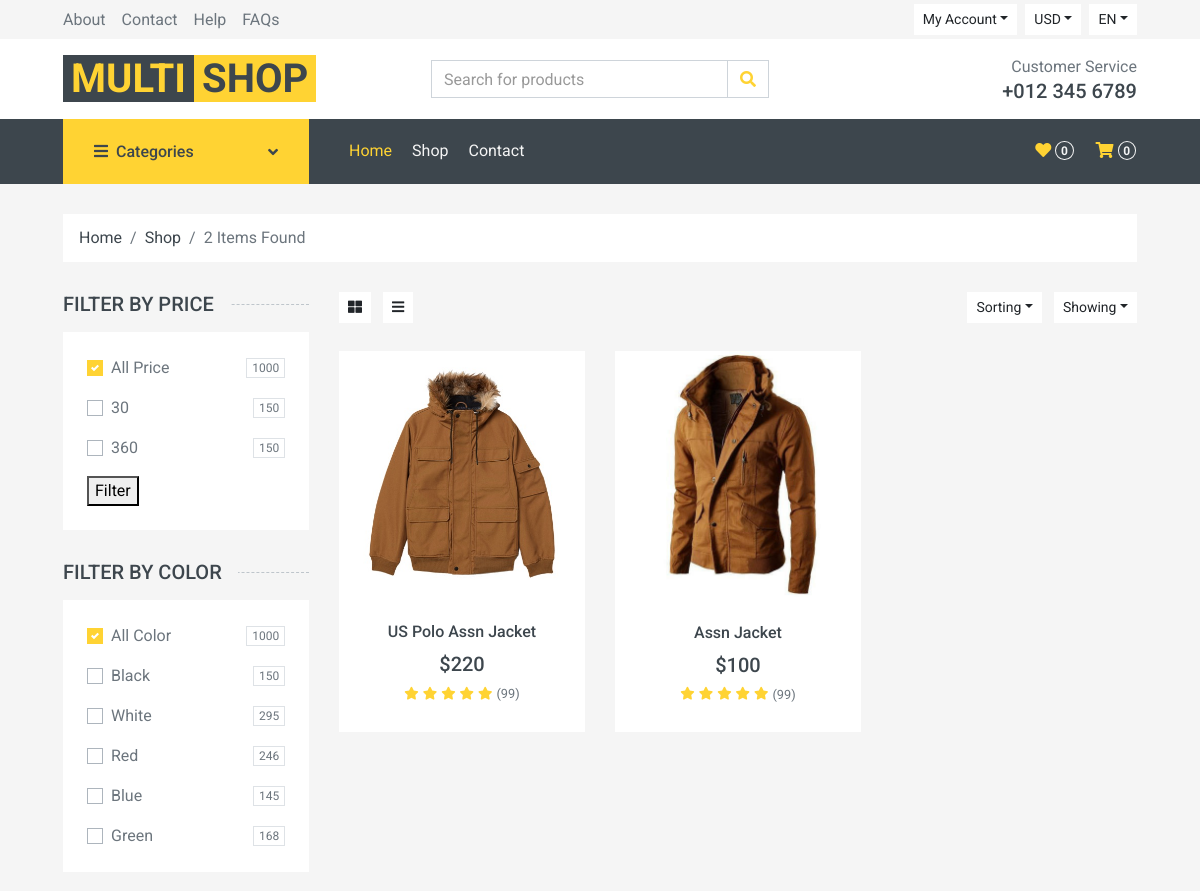
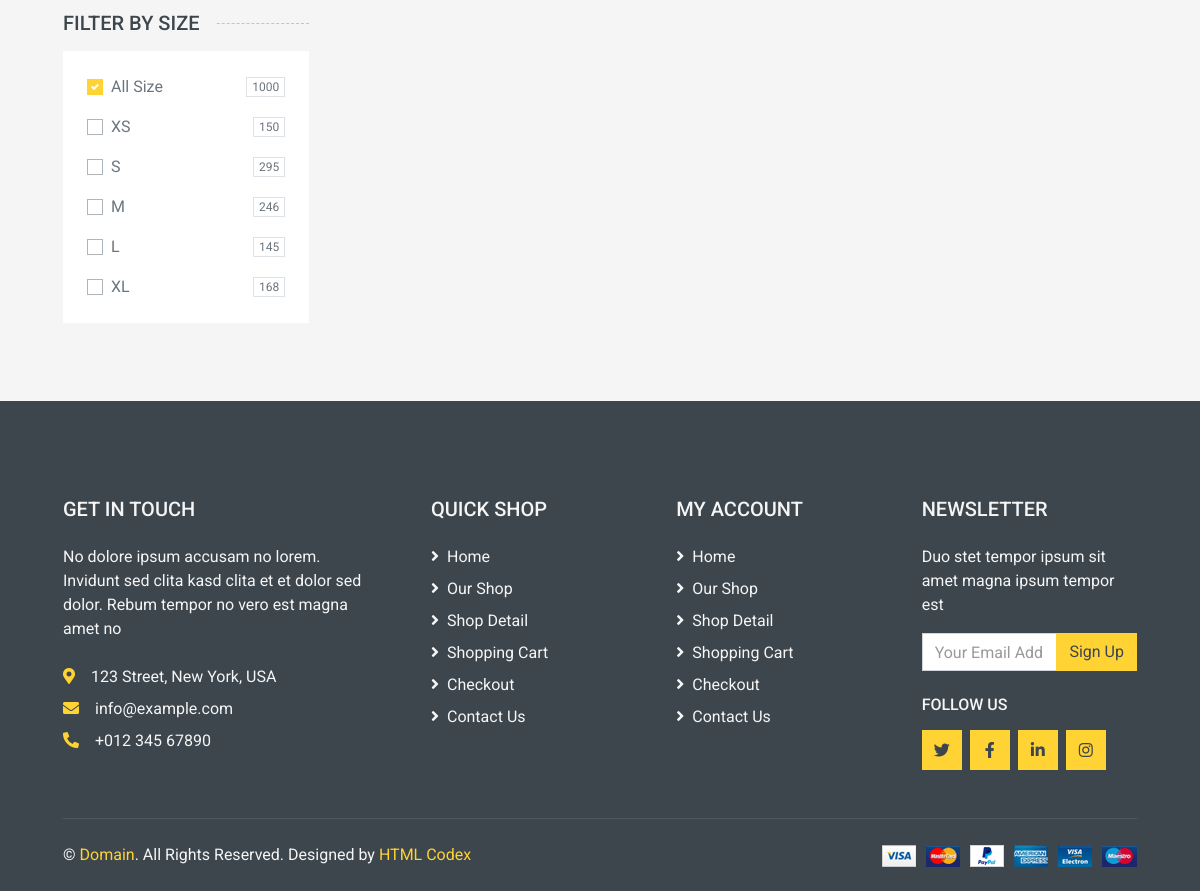
The page /store/jacket/ on the database its author committed (2 pictures, top to bottom).
### store/models.py (models this page shows, shortened)
class Product(models.Model):
    product_name = models.CharField(max_length=200,unique=True)
    slug = models.SlugField(max_length=200,unique=True,blank=True,null=True)
    description = models.TextField()
    price = models.IntegerField()
    image = models.ImageField(upload_to=image_upload, height_field=None, width_field=None, max_length=None)
    stock = models.IntegerField(default=1)
    is_available = models.BooleanField(default=True)
    category = models.ForeignKey(Category, on_delete=models.CASCADE)
    created_at = models.DateTimeField(auto_now_add=True,)
    modified_at = models.DateTimeField( auto_now=True)
    class Meta:
        verbose_name = ("Product")
        verbose_name_plural = ("Products")
    def get_url(self):
        return reverse('store:product_detail',args=[self.category.slug,self.slug])
    def __str__(self):
        return self.product_name

### store/views.py (the view)
# urls.py: path('store/',include('store.urls',namespace='store')),
def store(request,slug=None):
    price_min = Product.objects.all().aggregate(Min('price'))
    price_max = Product.objects.all().aggregate(Max('price'))
    if slug !=None:
        category = get_object_or_404(Category,slug=slug)
        products = Product.objects.filter(category=category,is_available=True)
        products_count = products.count()
    else:
        products = Product.objects.all().filter(is_available=True)
        products_count = products.count()
    paginator = Paginator(products,6)
    page_number = request.GET.get("page")
    page_obj = paginator.get_page(page_number)
    print(price_min)
    print(price_max)
    context = {
        'products' : page_obj,
        'price_min' : price_min,
        'price_max' : price_max,
        'products_count' : products_count,
    }
    return render(request,'store/store.html',context)

### category/context_processors.py (called while the page is built)
def category_link(request):
    categories= Category.objects.all()
    return {'categories':categories}

### category/models.py (called while the page is built)
    def get_url(self):
        return reverse('store:category_slug',args=[self.slug])

    def __str__(self):
        return self.category_name

### templates/store/store.html (shortened to what this page needs)
{% extends "base.html" %}
{% block body %}
    <div class="container-fluid">
        <div class="row px-xl-5">
            <div class="col-12">
                <nav class="breadcrumb bg-light mb-30">
                    <a class="breadcrumb-item text-dark" href="#">Home</a>
                    <a class="breadcrumb-item text-dark" href="#">Shop</a>
                    <span class="breadcrumb-item active">{{products_count}} Items Found</span>
                </nav>
            </div>
        </div>
    </div>
    <div class="container-fluid">
        <div class="row px-xl-5">
            <div class="col-lg-3 col-md-4">
                <h5 class="section-title position-relative text-uppercase mb-3"><span class="bg-secondary pr-3">Filter by price</span></h5>
                <div class="bg-light p-4 mb-30">
                    <form method="get">
                        <div class="custom-control custom-checkbox d-flex align-items-center justify-content-between mb-3">
                            <label class="custom-control-label" for="price-all">All Price</label>
                            <span class="badge border font-weight-normal">1000</span>
                        </div>
                        <div class="custom-control custom-checkbox d-flex align-items-center justify-content-between mb-3">
                            <label class="custom-control-label" for="price-1">{{price_min.price__min}}</label>
                            <span class="badge border font-weight-normal">150</span>
                        </div>
                        <div class="custom-control custom-checkbox d-flex align-items-center justify-content-between mb-3">
                            <label class="custom-control-label" for="price-1">{{price_max.price__max}}</label>
                            <span class="badge border font-weight-normal">150</span>
                        </div>
                        <button type="submit">Filter</button>
                    </form>
                </div>
                <h5 class="section-title position-relative text-uppercase mb-3"><span class="bg-secondary pr-3">Filter by color</span></h5>
                <div class="bg-light p-4 mb-30">
                    <form>
                        <div class="custom-control custom-checkbox d-flex align-items-center justify-content-between mb-3">
                            <label class="custom-control-label" for="price-all">All Color</label>
                            <span class="badge border font-weight-normal">1000</span>
                        </div>
                        <div class="custom-control custom-checkbox d-flex align-items-center justify-content-between mb-3">
                            <label class="custom-control-label" for="color-1">Black</label>
                            <span class="badge border font-weight-normal">150</span>
                        </div>
                        <div class="custom-control custom-checkbox d-flex align-items-center justify-content-between mb-3">
                            <label class="custom-control-label" for="color-2">White</label>
                            <span class="badge border font-weight-normal">295</span>
                        </div>
                        <div class="custom-control custom-checkbox d-flex align-items-center justify-content-between mb-3">
                            <label class="custom-control-label" for="color-3">Red</label>
                            <span class="badge border font-weight-normal">246</span>
                        </div>
                        <div class="custom-control custom-checkbox d-flex align-items-center justify-content-between mb-3">
                            <label class="custom-control-label" for="color-4">Blue</label>
                            <span class="badge border font-weight-normal">145</span>
                        </div>
                        <div class="custom-control custom-checkbox d-flex align-items-center justify-content-between">
                            <label class="custom-control-label" for="color-5">Green</label>
                            <span class="badge border font-weight-normal">168</span>
                        </div>
                    </form>
                </div>
                <h5 class="section-title position-relative text-uppercase mb-3"><span class="bg-secondary pr-3">Filter by size</span></h5>
                <div class="bg-light p-4 mb-30">
                    <form>
                        <div class="custom-control custom-checkbox d-flex align-items-center justify-content-between mb-3">
                            <label class="custom-control-label" for="size-all">All Size</label>
                            <span class="badge border font-weight-normal">1000</span>
                        </div>
                        <div class="custom-control custom-checkbox d-flex align-items-center justify-content-between mb-3">
                            <label class="custom-control-label" for="size-1">XS</label>
                            <span class="badge border font-weight-normal">150</span>
                        </div>
                        <div class="custom-control custom-checkbox d-flex align-items-center justify-content-between mb-3">
                            <label class="custom-control-label" for="size-2">S</label>
                            <span class="badge border font-weight-normal">295</span>
                        </div>
                        <div class="custom-control custom-checkbox d-flex align-items-center justify-content-between mb-3">
                            <label class="custom-control-label" for="size-3">M</label>
                            <span class="badge border font-weight-normal">246</span>
                        </div>
                        <div class="custom-control custom-checkbox d-flex align-items-center justify-content-between mb-3">
                            <label class="custom-control-label" for="size-4">L</label>
                            <span class="badge border font-weight-normal">145</span>
                        </div>
                        <div class="custom-control custom-checkbox d-flex align-items-center justify-content-between">
                            <label class="custom-control-label" for="size-5">XL</label>
                            <span class="badge border font-weight-normal">168</span>
                        </div>
                    </form>
                </div>
            </div>
            <div class="col-lg-9 col-md-8">
                <div class="row pb-3">
                    <div class="col-12 pb-1">
                        <div class="d-flex align-items-center justify-content-between mb-4">
                            <div>
                                <button class="btn btn-sm btn-light"><i class="fa fa-th-large"></i></button>
                                <button class="btn btn-sm btn-light ml-2"><i class="fa fa-bars"></i></button>
                            </div>
                            <div class="ml-2">
                                <div class="btn-group">
                                    <button type="button" class="btn btn-sm btn-light dropdown-toggle" data-toggle="dropdown">Sorting</button>
                                </div>
                                <div class="btn-group ml-2">
                                    <button type="button" class="btn btn-sm btn-light dropdown-toggle" data-toggle="dropdown">Showing</button>
                                </div>
                            </div>
                        </div>
                    </div>
                    {% for product in products %}
                    <div class="col-lg-4 col-md-6 col-sm-6 pb-1">
                        <div class="product-item bg-light mb-4">
                            <div class="product-img position-relative overflow-hidden">
                                <img class="img-fluid w-100" src="{{product.image.url}}" alt="">
                                <div class="product-action">
                                </div>
                            </div>
                            <div class="text-center py-4">
                                <a class="h6 text-decoration-none text-truncate" href="{{product.get_url}}">{{product}}</a>
                                <div class="d-flex align-items-center justify-content-center mt-2">
                                    <h5>${{product.price}}</h5>
                                </div>
                                <div class="d-flex align-items-center justify-content-center mb-1">
                                    <small class="fa fa-star text-primary mr-1"></small>
                                    <small class="fa fa-star text-primary mr-1"></small>
                                    <small class="fa fa-star text-primary mr-1"></small>
                                    <small class="fa fa-star text-primary mr-1"></small>
                                    <small class="fa fa-star text-primary mr-1"></small>
                                    <small>(99)</small>
                                </div>
                            </div>
                        </div>
                    </div>
                    {% endfor %}
                </div>
            </div>
        </div>
    </div>
{% endblock body %}

### rows shown on the page
Product: image (picture), product_name "US Polo Assn Jacket", price "220"
Product: image (picture), product_name "Assn Jacket", price "100"

### other values the page prints
{{ products_count }} "2"
{{ price_min.price__min }} "30"
{{ price_max.price__max }} "360"
